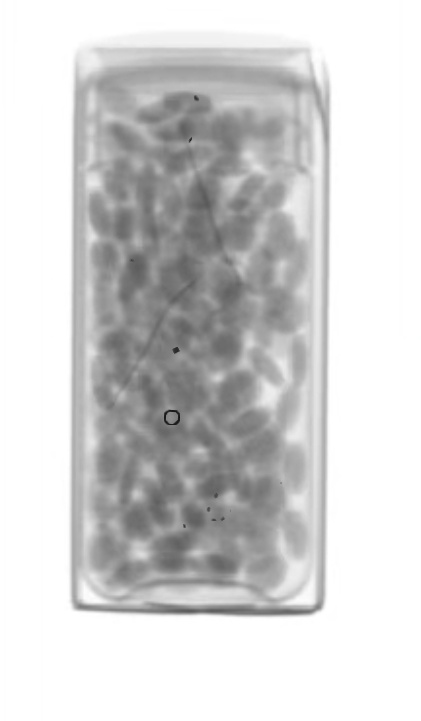
#> input picture output/images/0001.jpg, 421 x 721 px; its folder holds only this picture in this run
$ python batch_generate.py --bg_dir ../output/images --obj_dirs ../output/images
#> lines starting #> are read from the running program, lines starting #| are printed output that depends on the picture; after the words box and inside, x2 and y2 are one past the last pixel; in counts of white or black regions, pixels touching at a corner belong together
"""
批量化异物生成脚本

用法:
    python batch_generate.py \
        --bg_dir ./backgrounds \
        --obj_dirs ./objects/条状 ./objects/点状 ./objects/块状 \
        --output ./output \
        --total 100 \
        --obj_count_min 1 --obj_count_max 5 \
        --scale_min 50 --scale_max 150 \
        --rotation_min 0 --rotation_max 360 \
        --viz_boxes

也可作为模块导入:
    from batch_generate import batch_generate, GenerationConfig
"""

import cv2
import numpy as np
import os
import sys
import random
import argparse
from dataclasses import dataclass, field
from typing import Optional
from pathlib import Path


# ─── Data structures ───────────────────────────────────────────────

@dataclass
class GenerationConfig:
    """生成参数配置"""
    bg_dir: str                          # 背景图文件夹路径
    obj_dirs: list[str] = field(default_factory=list)  # 异物素材文件夹列表
    output_dir: str = "./output"          # 输出目录
    total_count: int = 100                # 生成总张数
    obj_count_min: int = 1                # 每张图最少异物数
    obj_count_max: int = 5                # 每张图最多异物数
    scale_min: int = 50                   # 缩放最小百分比
    scale_max: int = 150                  # 缩放最大百分比
    rotation_min: int = 0                 # 旋转最小角度
    rotation_max: int = 360               # 旋转最大角度
    edge_margin: int = 40                 # 边缘留白（像素）
    blend_mode: str = "direct"            # 融合模式: "direct" | "poisson"
    bbox_strategy: str = "tight"          # 标注框策略: "tight" | "expand"
    bbox_expand_ratio: int = 10           # 扩张比例（百分比）
    max_dim: int = 400                    # 自动检测时的降采样最大尺寸
    class_name: str = "0"                 # classes.txt 内容（默认只有 0）
    viz_boxes: bool = False               # 是否生成背景图检测区域可视化


# ─── Helper functions ───────────────────────────────────────────────

def load_image(path: str) -> np.ndarray:
    """读取图像，支持透明通道"""
    img = cv2.imread(path, cv2.IMREAD_UNCHANGED)
    if img is None:
        raise FileNotFoundError(f"无法读取图像: {path}")
    return img


def random_in_range(mn: float, mx: float) -> float:
    return random.random() * (mx - mn) + mn


def point_in_polygon(px: float, py: float, poly: np.ndarray) -> bool:
    """射线法判断点是否在多边形内"""
    inside = False
    n = len(poly)
    j = n - 1
    for i in range(n):
        xi, yi = poly[i]
        xj, yj = poly[j]
        if ((yi > py) != (yj > py)) and (px < (xj - xi) * (py - yi) / (yj - yi) + xi):
            inside = not inside
        j = i
    return inside


def corners_inside(corners: list[tuple[float, float]], poly: np.ndarray) -> bool:
    """检查四个角是否都在多边形内"""
    return all(point_in_polygon(cx, cy, poly) for cx, cy in corners)


def read_existing_labels(bg_path: str) -> list[str]:
    """读取背景图已有的 YOLO 标注文件（同名 .txt），不存在则返回空列表"""
    txt_path = Path(bg_path).with_suffix(".txt")
    if txt_path.exists():
        with open(txt_path, "r") as f:
            return [line.strip() for line in f if line.strip()]
    return []


# ─── Auto-detect tilted boundary ────────────────────────────────────

def _otsu_threshold(gray: np.ndarray) -> int:
    """大津法自动阈值"""
    hist = cv2.calcHist([gray], [0], None, [256], [0, 256]).ravel()
    total = gray.size
    sum_total = np.dot(np.arange(256), hist)
    sum_b = 0.0
    w_b = 0
    max_var = 0.0
    threshold = 128
    for t in range(256):
        w_b += hist[t]
        if w_b == 0: continue
        w_f = total - w_b
        if w_f == 0: break
        sum_b += t * hist[t]
        m_b = sum_b / w_b
        m_f = (sum_total - sum_b) / w_f
        var_between = w_b * w_f * (m_b - m_f) ** 2
        if var_between > max_var:
            max_var = var_between
            threshold = t
    return threshold


def detect_tilted_boundary(img: np.ndarray, max_dim: int = 400) -> Optional[np.ndarray]:
    """
    自动检测 X 光图中异物的倾斜生成区域。
    使用百分位阈值 + 形态学闭运算 + 多连通分量合并 + 凸包最小面积矩形。
    返回 4 个角点的 numpy 数组 shape=(4,2)，或 None。
    """
    h, w = img.shape[:2]
    scale = min(1.0, max_dim / max(w, h))
    sw, sh = int(round(w * scale)), int(round(h * scale))
    small = cv2.resize(img, (sw, sh))

    if len(small.shape) == 3 and small.shape[2] >= 3:
        gray = cv2.cvtColor(small, cv2.COLOR_BGR2GRAY)
    elif len(small.shape) == 2:
        gray = small
    else:
        gray = small[:, :, 0] if small.shape[2] >= 1 else small

    # Otsu 阈值分割
    otsu_thresh = _otsu_threshold(gray)
    _, binary = cv2.threshold(gray, otsu_thresh, 255, cv2.THRESH_BINARY_INV)

    # 形态学闭运算 — 6% 核融合碎片化暗区
    close_ksize = max(7, int(min(sw, sh) * 0.06))
    if close_ksize % 2 == 0:
        close_ksize += 1
    kernel = cv2.getStructuringElement(cv2.MORPH_ELLIPSE, (close_ksize, close_ksize))
    closed = cv2.morphologyEx(binary, cv2.MORPH_CLOSE, kernel)

    # 提取所有连通分量，保留面积 ≥ 最大分量 10% 的
    num_labels, labels, stats, _ = cv2.connectedComponentsWithStats(closed, connectivity=4)
    if num_labels <= 1:
        return None

    areas = stats[1:, cv2.CC_STAT_AREA]
    if len(areas) == 0:
        return None
    max_area = areas.max()
    min_keep = max_area * 0.10

    merged = np.zeros_like(closed)
    for i in range(1, num_labels):
        if stats[i, cv2.CC_STAT_AREA] >= min_keep:
            merged[labels == i] = 255

    if merged.sum() == 0:
        return None

    # 凸包
    ys_px, xs_px = np.where(merged > 128)
    pts = np.column_stack([xs_px, ys_px]).astype(np.float32)
    hull = cv2.convexHull(pts)

    if hull is None or len(hull) < 3:
        return None

    # 最小面积旋转矩形
    rect = cv2.minAreaRect(hull)
    corners = cv2.boxPoints(rect).astype(np.float64)

    # 缩放回原图
    inv_sx = w / sw
    inv_sy = h / sh
    corners[:, 0] *= inv_sx
    corners[:, 1] *= inv_sy
    corners[:, 0] = np.clip(corners[:, 0], 0, w)
    corners[:, 1] = np.clip(corners[:, 1], 0, h)

    return corners.astype(np.int32)


# [10 lines left out: function draw_polygon_on_image, not called in this run]


# ─── Placement within polygon ───────────────────────────────────────

def generate_placement(
    img_w: int, img_h: int,
    obj_w: int, obj_h: int,
    config: GenerationConfig,
    polygon: Optional[np.ndarray] = None,
) -> Optional[dict]:
    """在背景图上随机放置异物，返回位置信息或 None（放不下时）。"""
    scale = random_in_range(config.scale_min, config.scale_max) / 100.0
    w = int(obj_w * scale)
    h = int(obj_h * scale)

    margin = config.edge_margin
    rotation = random_in_range(config.rotation_min, config.rotation_max)

    if polygon is not None and len(polygon) >= 3:
        min_x = int(polygon[:, 0].min())
        max_x = int(polygon[:, 0].max())
        min_y = int(polygon[:, 1].min())
        max_y = int(polygon[:, 1].max())

        for _ in range(100):
            x = int(random_in_range(min_x + margin, max_x - margin - w + 1)) if max_x - min_x > w + margin * 2 else min_x
            y = int(random_in_range(min_y + margin, max_y - margin - h + 1)) if max_y - min_y > h + margin * 2 else min_y
            x = max(min_x + margin, min(x, max_x - margin - w))
            y = max(min_y + margin, min(y, max_y - margin - h))
            corners = [(x, y), (x + w, y), (x, y + h), (x + w, y + h)]
            if corners_inside(corners, polygon):
                return {"x": x, "y": y, "w": w, "h": h, "rotation": rotation, "scale": scale}

        # 回退到多边形中心
        cx = int((min_x + max_x) // 2 - w // 2)
        cy = int((min_y + max_y) // 2 - h // 2)
        return {"x": cx, "y": cy, "w": w, "h": h, "rotation": rotation, "scale": scale}

    # 无多边形时在整个图像范围内放置
    bx = margin
    by = margin
    bw = img_w - margin * 2
    bh = img_h - margin * 2
    x = int(random_in_range(bx, bx + bw - w)) if bw > w else bx
    y = int(random_in_range(by, by + bh - h)) if bh > h else by
    x = max(bx, min(x, bx + bw - w))
    y = max(by, min(y, by + bh - h))

    return {"x": x, "y": y, "w": w, "h": h, "rotation": rotation, "scale": scale}


# ─── Compose a single image ─────────────────────────────────────────

def compose_single(
    bg_path: str,
    obj_paths: list[str],
    config: GenerationConfig,
    polygon: Optional[np.ndarray] = None,
) -> tuple[np.ndarray, list[str]]:
    """
    合成一张图。
    返回 (合成图像 BGR, YOLO 标注行列表)
    """
    bg = load_image(bg_path)
    if len(bg.shape) == 3 and bg.shape[2] == 4:
        bg = cv2.cvtColor(bg, cv2.COLOR_BGRA2BGR)
    elif len(bg.shape) == 2:
        bg = cv2.cvtColor(bg, cv2.COLOR_GRAY2BGR)
    bg_h, bg_w = bg.shape[:2]

    if polygon is None:
        polygon = detect_tilted_boundary(bg, config.max_dim)

    # 计算生成区域面积（用于小框扩张阈值）
    if polygon is not None and len(polygon) >= 3:
        region_area = float(cv2.contourArea(polygon.astype(np.float32)))
    else:
        region_area = float(bg_w * bg_h)
    min_bbox_area = region_area * 0.001

    # 合并已有标注（小框以中心等比扩张到区域面积的 0.1%）
    raw_labels = read_existing_labels(bg_path)
    labels = []
    for line in raw_labels:
        parts = line.split()
        if len(parts) >= 5:
            clsid, cx_n, cy_n, w_n, h_n = parts[0], float(parts[1]), float(parts[2]), float(parts[3]), float(parts[4])
            abs_w = w_n * bg_w
            abs_h = h_n * bg_h
            if abs_w * abs_h < min_bbox_area:
                scale_factor = (min_bbox_area / (abs_w * abs_h)) ** 0.5
                abs_w *= scale_factor
                abs_h *= scale_factor
                w_n = abs_w / bg_w
                h_n = abs_h / bg_h
            labels.append(f"{clsid} {cx_n:.6f} {cy_n:.6f} {w_n:.6f} {h_n:.6f}")
        else:
            labels.append(line)

    if polygon is None:
        polygon = detect_tilted_boundary(bg, config.max_dim)

    count = random.randint(config.obj_count_min, config.obj_count_max)

    for _ in range(count):
        if not obj_paths:
            break
        obj_path = random.choice(obj_paths)
        obj = load_image(obj_path)

        if obj is None:
            continue

        has_alpha = len(obj.shape) == 3 and obj.shape[2] == 4
        obj_h, obj_w = obj.shape[:2]

        placement = generate_placement(bg_w, bg_h, obj_w, obj_h, config, polygon)
        if placement is None:
            continue

        x, y = placement["x"], placement["y"]
        w, h = placement["w"], placement["h"]
        rotation = placement["rotation"]

        obj_resized = cv2.resize(obj, (w, h))

        if rotation != 0:
            M = cv2.getRotationMatrix2D((w // 2, h // 2), rotation, 1.0)
            border_val = (0, 0, 0, 0) if has_alpha else (0, 0, 0)
            obj_resized = cv2.warpAffine(
                obj_resized, M, (w, h),
                flags=cv2.INTER_LINEAR,
                borderMode=cv2.BORDER_CONSTANT,
                borderValue=border_val,
            )

        y1, x1 = max(0, y), max(0, x)
        y2, x2 = min(bg_h, y + h), min(bg_w, x + w)

        if y2 <= y1 or x2 <= x1:
            continue

        if has_alpha:
            alpha = obj_resized[:y2 - y1, :x2 - x1, 3].astype(np.float32) / 255.0
            alpha = alpha[:, :, np.newaxis]
            fg_rgb = obj_resized[:y2 - y1, :x2 - x1, :3].astype(np.float32)
            roi = bg[y1:y2, x1:x2].astype(np.float32)
            bg[y1:y2, x1:x2] = (fg_rgb * alpha + roi * (1 - alpha)).astype(np.uint8)
        else:
            bg[y1:y2, x1:x2] = obj_resized[:y2 - y1, :x2 - x1]

        aabb_x, aabb_y = x, y
        aabb_w, aabb_h = w, h

        if config.bbox_strategy == "expand":
            ratio = config.bbox_expand_ratio / 100.0
            aabb_x = max(0, x - w * ratio / 2)
            aabb_y = max(0, y - h * ratio / 2)
            aabb_w = min(w * (1 + ratio), bg_w - aabb_x)
            aabb_h = min(h * (1 + ratio), bg_h - aabb_y)

        # 小标注框以中心等比扩张到区域面积的 0.1%
        bbox_area = aabb_w * aabb_h
        if bbox_area < min_bbox_area and bbox_area > 0:
            scale_factor = (min_bbox_area / bbox_area) ** 0.5
            cx_abs = aabb_x + aabb_w / 2
            cy_abs = aabb_y + aabb_h / 2
            aabb_w *= scale_factor
            aabb_h *= scale_factor
            aabb_x = cx_abs - aabb_w / 2
            aabb_y = cy_abs - aabb_h / 2

        cx = (aabb_x + aabb_w / 2) / bg_w
        cy = (aabb_y + aabb_h / 2) / bg_h
        nw = aabb_w / bg_w
        nh = aabb_h / bg_h

        labels.append(f"0 {cx:.6f} {cy:.6f} {nw:.6f} {nh:.6f}")

    return bg, labels


# ─── Batch entry ────────────────────────────────────────────────────

def batch_generate(config: GenerationConfig, progress_callback=None) -> int:
    """
    批量生成主函数。
    返回生成的总张数。
    """
    bg_dir = Path(config.bg_dir)
    if not bg_dir.exists():
        raise FileNotFoundError(f"背景图文件夹不存在: {config.bg_dir}")

    bg_files = list(bg_dir.glob("*"))
    bg_files = [f for f in bg_files if f.suffix.lower() in {".jpg", ".jpeg", ".png", ".bmp", ".webp"}]
    if not bg_files:
        raise FileNotFoundError(f"背景图文件夹中没有找到图像: {config.bg_dir}")

    obj_files = []
    for obj_dir in config.obj_dirs:
        d = Path(obj_dir)
        if not d.exists():
            print(f"[警告] 异物文件夹不存在，跳过: {obj_dir}", file=sys.stderr)
            continue
        for ext in (".jpg", ".jpeg", ".png", ".bmp", ".webp"):
            obj_files.extend(str(p) for p in d.glob(f"*{ext}"))
            obj_files.extend(str(p) for p in d.glob(f"*{ext.upper()}"))

    if not obj_files:
        raise FileNotFoundError("没有找到任何异物素材")

    out_dir = Path(config.output_dir)
    img_dir = out_dir / "images"
    lbl_dir = out_dir / "labels"
    img_dir.mkdir(parents=True, exist_ok=True)
    lbl_dir.mkdir(parents=True, exist_ok=True)

    # 可视化目录
    box_dir = None
    if config.viz_boxes:
        box_dir = out_dir / "backgrounds_box"
        box_dir.mkdir(parents=True, exist_ok=True)

    total = config.total_count

    # 预检测并缓存每张背景的生成区域
    bg_cache: dict[str, np.ndarray] = {}
    for bg_path in bg_files:
        bg_key = str(bg_path)
        try:
            bg_img = load_image(bg_key)
#> in load_image, img is the input picture: shape (721, 421, 3); mean B, G, R 210.1, 210.1, 210.1
            polygon = detect_tilted_boundary(bg_img, config.max_dim)
#> in _otsu_threshold, `hist = cv2.calcHist([gray], [0], None, [256], [0, 256]).ravel()`: hist = 256 values, max 43559 at index 255, min 0 at index 0, mean 365.6
#> in _otsu_threshold, `sum_total = np.dot(np.arange(256), hist)`: sum_total = 19657120
#> the loop in _otsu_threshold, `for t in range(256):` made 256 passes
#> (w_b, w_f, sum_b, m_b, m_f, max_var) on passes 27, 28, 29, 30, 31, 33, 34, 36, 38, 39, 43, 45: (1, 93599, 26, 26, 210, 3.17e+09), (2, 93598, 53, 26.5, 210, 6.3e+09), (4, 93596, 109, 27.25, 210, 1.25e+10), (6, 93594, 167, 27.83, 210, 1.86e+10), (8, 93592, 227, 28.38, 210, 2.47e+10), (10, 93590, 291, 29.1, 210, 3.06e+10), (11, 93589, 324, 29.45, 210, 3.36e+10), (12, 93588, 359, 29.92, 210, 3.64e+10), (13, 93587, 396, 30.46, 210, 3.92e+10), (14, 93586, 434, 31, 210, 4.2e+10), (16, 93584, 518, 32.38, 210, 4.73e+10), (18, 93582, 606, 33.67, 210, 5.24e+10)
#> w_b on passes 1 to 6: 0, 0, 0, 0, 0, 0
#> after the loop in _otsu_threshold, `for t in range(256):`: max_var = 2.01e+13; sum_b = 8549575; threshold = 200; w_b = 93600
#> in detect_tilted_boundary, `otsu_thresh = _otsu_threshold(gray)`: otsu_thresh = 200
#> in detect_tilted_boundary, `_, binary = cv2.threshold(gray, otsu_thresh, 255, cv2.THRESH_BINARY_INV)`:
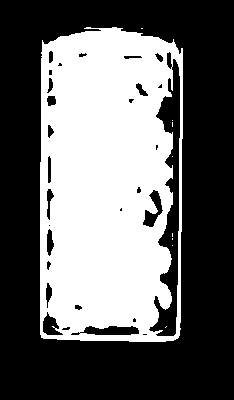
#> binary: shape (400, 234); 40.6% white; 9 white regions (8 under 20 px), largest, box (x1, y1, x2, y2) and area: (40, 27, 183, 342) 37940
#> in detect_tilted_boundary, `closed = cv2.morphologyEx(binary, cv2.MORPH_CLOSE, kernel)`:
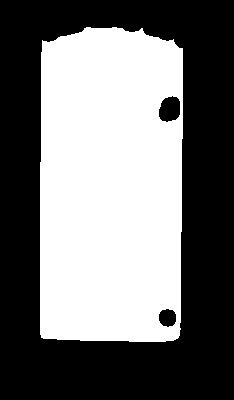
#> closed: shape (400, 234); 45.6% white; 1 white region, box (x1, y1, x2, y2) and area: (40, 27, 183, 342) 42682
#> in detect_tilted_boundary, `num_labels, labels, stats, _ = cv2.connectedComponentsWithStats(closed..`: num_labels = 2; stats = [[0, 0, 234, 400, 50918], [40, 27, 143, 315, 42682]]
#> in detect_tilted_boundary, `areas = stats[1:, cv2.CC_STAT_AREA]`: areas = [42682]
#> in detect_tilted_boundary, `max_area = areas.max()`: max_area = 42682
#> in detect_tilted_boundary, `min_keep = max_area * 0.10`: min_keep = 4268.2
#> in detect_tilted_boundary, `pts = np.column_stack([xs_px, ys_px]).astype(np.float32)`: pts = 42682 pairs, first value 40 to 182, second value 27 to 341
#> in detect_tilted_boundary, `hull = cv2.convexHull(pts)`: hull = 21 rows, first 8: [182, 138], [180, 329], [179, 335], [178, 337], [177, 338], [173, 340], [165, 341], [129, 341]
#> in detect_tilted_boundary, `rect = cv2.minAreaRect(hull)`: rect = ((110.7, 183.9), (313.9, 141.8), -89.48)
#> in detect_tilted_boundary, `corners = cv2.boxPoints(rect).astype(np.float64)`: corners = [[180.2, 341.5], [38.38, 340.2], [41.23, 26.32], [183, 27.61]]
            if polygon is not None:
                bg_cache[bg_key] = polygon
            if box_dir is not None:
                vis_img = draw_polygon_on_image(bg_img, polygon)
                cv2.imwrite(str(box_dir / f"{bg_path.stem}_box.jpg"), vis_img,
                            [cv2.IMWRITE_JPEG_QUALITY, 95])
        except Exception as e:
            print(f"[警告] 预检测失败 ({bg_path.name}): {e}", file=sys.stderr)

    for i in range(total):
        bg_path = str(random.choice(bg_files))
        polygon = bg_cache.get(bg_path)
        try:
            img, labels = compose_single(bg_path, obj_files, config, polygon)
        except Exception as e:
            print(f"[警告] 第 {i+1} 张合成失败 ({bg_path}): {e}", file=sys.stderr)
            continue

        idx = str(i + 1).zfill(4)
        cv2.imwrite(str(img_dir / f"{idx}.jpg"), img, [cv2.IMWRITE_JPEG_QUALITY, 95])

        with open(lbl_dir / f"{idx}.txt", "w") as f:
            f.write("\n".join(labels))

        if progress_callback:
            progress_callback(i + 1, total)

    # classes.txt 放入 labels 文件夹
    with open(lbl_dir / "classes.txt", "w") as f:
        f.write(config.class_name)

    return total


# ─── CLI entry ──────────────────────────────────────────────────────

def main():
    parser = argparse.ArgumentParser(description="批量化异物生成脚本")
    parser.add_argument("--bg_dir", required=True, help="背景图文件夹路径")
    parser.add_argument("--obj_dirs", nargs="+", required=True, help="异物素材文件夹列表")
    parser.add_argument("--output", default="./output", help="输出目录 (默认: ./output)")
    parser.add_argument("--total", type=int, default=100, help="生成总张数 (默认: 100)")
    parser.add_argument("--obj_count_min", type=int, default=1, help="每张图最少异物数 (默认: 1)")
    parser.add_argument("--obj_count_max", type=int, default=5, help="每张图最多异物数 (默认: 5)")
    parser.add_argument("--scale_min", type=int, default=50, help="缩放最小百分比 (默认: 50)")
    parser.add_argument("--scale_max", type=int, default=150, help="缩放最大百分比 (默认: 150)")
    parser.add_argument("--rotation_min", type=int, default=0, help="旋转最小角度 (默认: 0)")
    parser.add_argument("--rotation_max", type=int, default=360, help="旋转最大角度 (默认: 360)")
    parser.add_argument("--edge_margin", type=int, default=40, help="边缘留白像素 (默认: 40)")
    parser.add_argument("--blend_mode", default="direct", choices=["direct", "poisson"],
                        help="融合模式 (默认: direct)")
    parser.add_argument("--bbox_strategy", default="tight", choices=["tight", "expand"],
                        help="标注框策略 (默认: tight)")
    parser.add_argument("--bbox_expand", type=int, default=10, help="扩张比例 (默认: 10)")
    parser.add_argument("--max_dim", type=int, default=400, help="自动检测降采样最大尺寸 (默认: 400)")
    parser.add_argument("--viz_boxes", action="store_true",
                        help="生成 backgrounds_box 文件夹，保存检测区域可视化图像")

    args = parser.parse_args()

    config = GenerationConfig(
        bg_dir=args.bg_dir,
        obj_dirs=args.obj_dirs,
        output_dir=args.output,
        total_count=args.total,
        obj_count_min=args.obj_count_min,
        obj_count_max=args.obj_count_max,
        scale_min=args.scale_min,
        scale_max=args.scale_max,
        rotation_min=args.rotation_min,
        rotation_max=args.rotation_max,
        edge_margin=args.edge_margin,
        blend_mode=args.blend_mode,
        bbox_strategy=args.bbox_strategy,
        bbox_expand_ratio=args.bbox_expand,
        max_dim=args.max_dim,
        viz_boxes=args.viz_boxes,
    )

    print(f"背景图文件夹: {config.bg_dir}")
    print(f"异物素材文件夹: {config.obj_dirs}")
    print(f"输出目录: {config.output_dir}")
    print(f"生成张数: {config.total_count}")
    print(f"异物数量范围: {config.obj_count_min}~{config.obj_count_max}")
    print(f"缩放范围: {config.scale_min}%~{config.scale_max}%")
    print(f"旋转范围: {config.rotation_min}°~{config.rotation_max}°")
    print(f"边缘留白: {config.edge_margin}px")
    print(f"融合模式: {config.blend_mode}")
    print(f"标注框策略: {config.bbox_strategy}")
    if config.viz_boxes:
        print(f"可视化输出: {Path(config.output_dir) / 'backgrounds_box'}")
    print()
    print("开始生成...")

    def progress(current, total):
        print(f"\r进度: {current}/{total} ({100*current//total}%)", end="", flush=True)

    try:
        count = batch_generate(config, progress)
#> in batch_generate, `polygon = detect_tilted_boundary(bg_img, config.max_dim)`: polygon = [[324, 615], [69, 613], [74, 47], [329, 49]]
#> in compose_single, `region_area = float(cv2.contourArea(polygon.astype(np.float32)))`: region_area = 144340
#> in compose_single, `min_bbox_area = region_area * 0.001`: min_bbox_area = 144.3
#> after the loop in compose_single, `for line in raw_labels:`: labels = []
#> in generate_placement, `min_x = int(polygon[:, 0].min())`: min_x = 69
#> in generate_placement, `max_x = int(polygon[:, 0].max())`: max_x = 329
#> in generate_placement, `min_y = int(polygon[:, 1].min())`: min_y = 47
#> in generate_placement, `max_y = int(polygon[:, 1].max())`: max_y = 615
#> the loop in generate_placement, `for _ in range(100):` made 100 passes
#> x on passes 1 to 12: 109, 109, 109, 109, 109, 109, 109, 109, 109, 109, 109, 109
#> in compose_single, `obj_resized = cv2.warpAffine( obj_resized, M, (w, h), flags=cv2.INTER_..`:
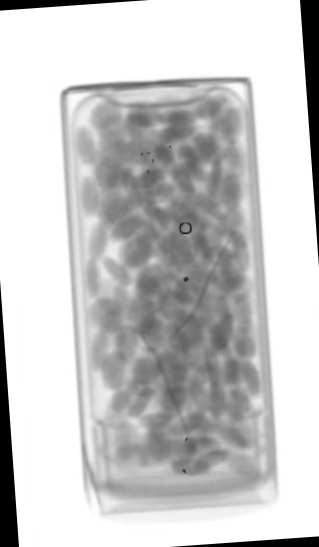
#> obj_resized: shape (547, 319, 3); mean B, G, R 200.3, 200.3, 200.3
#> in compose_single, `bg[y1:y2, x1:x2] = obj_resized[:y2 - y1, :x2 - x1]`:
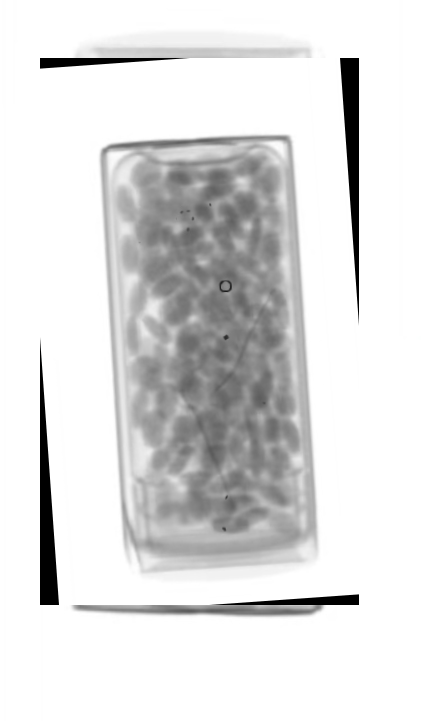
#> bg: shape (721, 421, 3); mean B, G, R 222.1, 222.1, 222.1
#> in batch_generate, `img, labels = compose_single(bg_path, obj_files, config, polygon)`:
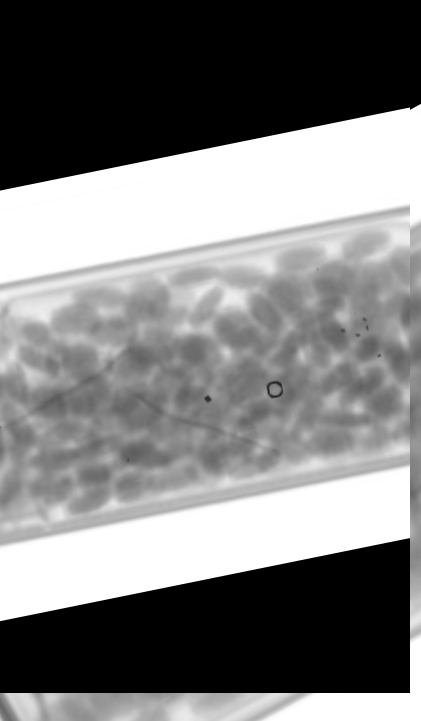
#> img: shape (721, 421, 3); mean B, G, R 125, 125, 125
        print(f"\n完成！共生成了 {count} 张图像")
        print(f"图像目录: {Path(config.output_dir) / 'images'}")
        print(f"标注目录: {Path(config.output_dir) / 'labels'}")
        if config.viz_boxes:
            print(f"检测区域可视化: {Path(config.output_dir) / 'backgrounds_box'}")
    except Exception as e:
        print(f"\n错误: {e}", file=sys.stderr)
        sys.exit(1)


if __name__ == "__main__":
    main()
